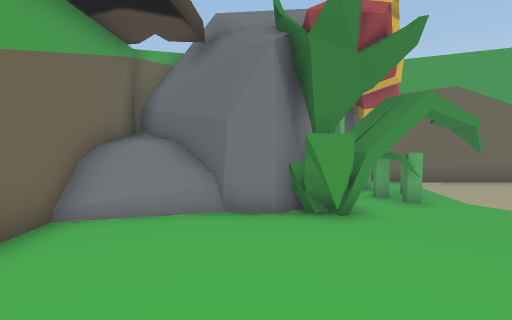
View 1 (above)

16 first-person views from a walk through a 3-D level made in the Unity game engine. The camera is 1.4 m above the floor, tilts 4° down and sees 80° across. The floor is counted in squares, 1 m on a side. Each view is taken from the middle of a square. On the plan, view 1 faces up. The plan holds only what a view shows up to about 14 squares ahead; the rest is blank. The place goes on beyond the plan. The player character is not drawn.

View 2
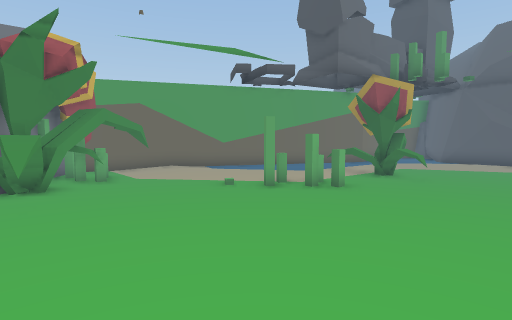

View 3
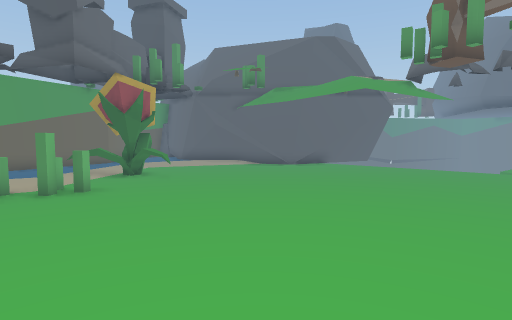

View 4
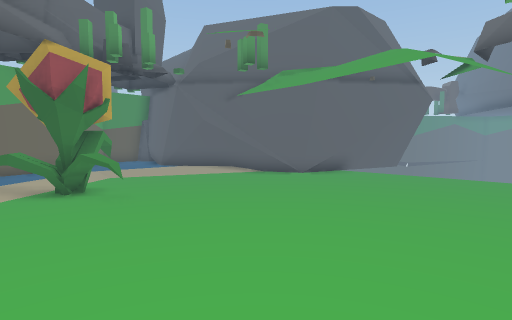

View 5
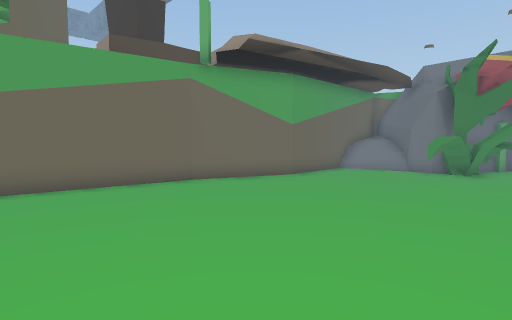

View 6
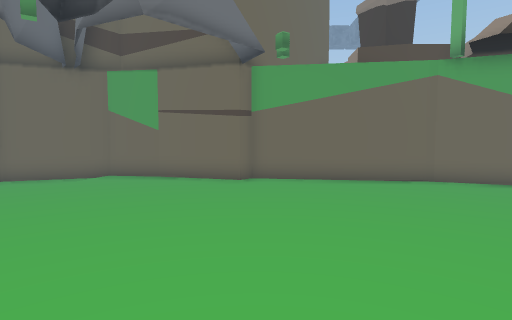

View 7
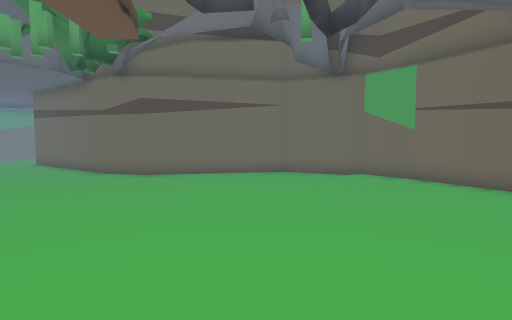

View 8
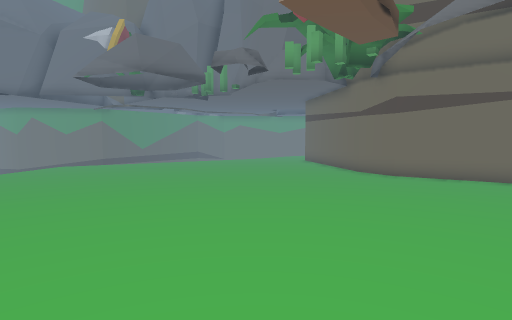

View 9
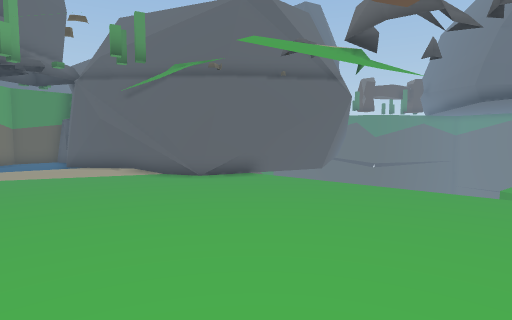

View 10
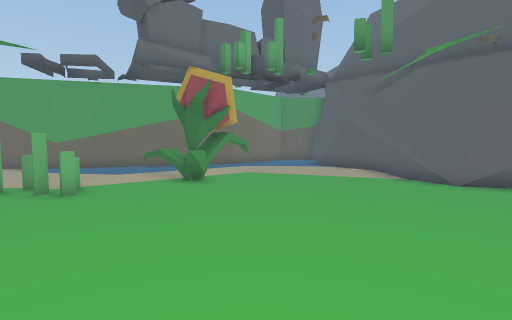

View 11
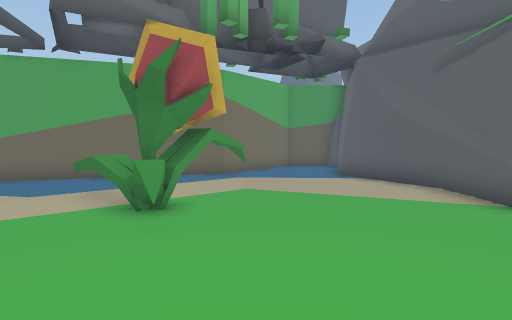

View 12
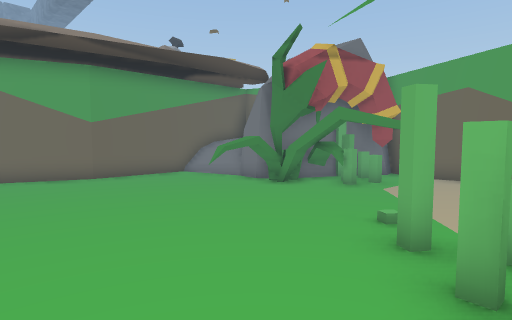

View 13
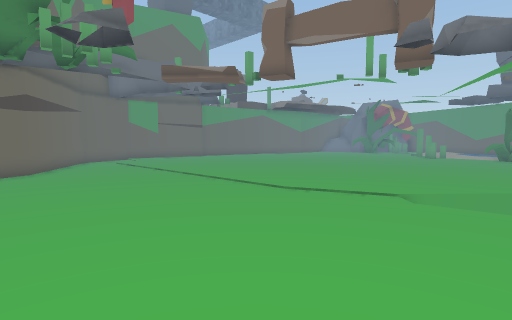

View 14
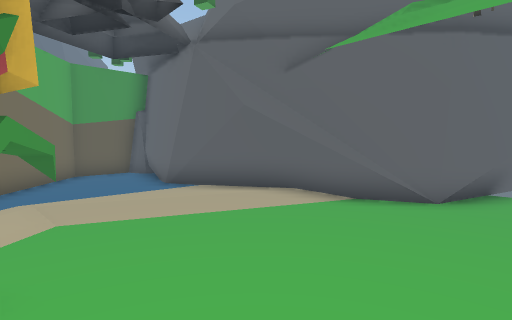

View 15
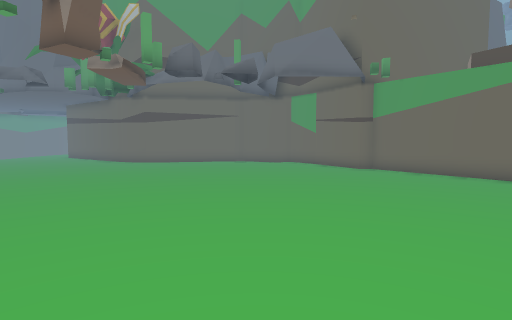

View 16
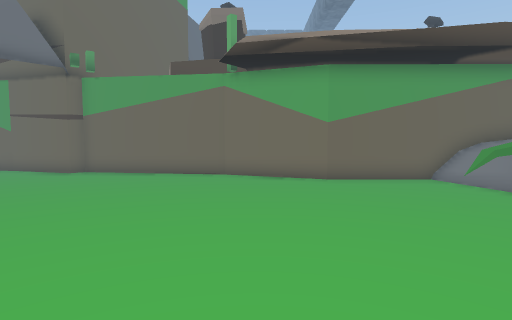

### Floor plan
Points are (right, up) in squares from view 1. A wall is a line through its corners. A room is listed if a view was taken in it or the views show most of it. See-through windows are left out.
Room 1 (views 1, 2, 3, 4, 5, 6, 7, 8, 9, 10, 11, 12, 13, 14, 15, 16)
walls: (12.6, 0.8) (11.9, 1.1); (16.4, -5.6) (18.5, 0.2) (19, 0.6); (13.3, 0.6) (12.1, 0.4); (16.7, -6.3) (17, -3.4); (17, -4.9) (17, -3.4); (17.2, -9.3) (16.7, -5.9); (17.1, -4) (17.1, -2.4); (14.4, 0.9) (13.1, 0.5); (1.2, 3.7) (0.9, 3.1) (0.8, 3.7); (17.1, -2.9) (17.8, -1); (-4.8, -2.1) (-5.7, -8.1) (-5.3, -8.5) (-6.2, -11.7); (14.7, 1.1) (14.3, 0.9); (1.5, 4.7) (1.1, 3.5) (0.7, 3.6) (0.8, 4.7); (17.6, -1.4) (18.8, 0.5); (-6.2, -11.5) (-6.5, -13.5) (-5.3, -16.6) (-0.4, -19.9) (0.4, -21.4) (0.7, -22.6); (2, 5.4) (1.5, 6.7); (3.1, 5.9) (1.7, 5.3); (1.7, 5.6) (1.5, 4.6); (1.4, 5.5) (0.9, 5.7); (18.7, -11.6) (17.2, -8.7); (2.4, 6.1) (1.7, 6.3); (18.9, -11.5) (16.9, -7.8); (1.2, 6.3) (0.5, 5.7) (-0.6, 5.9) (-2.6, 8); (5.5, 7.3) (4.8, 6.8); (1.5, 7.5) (0.7, 5.9); (19.2, 0.7) (21.5, 2.2); (4, 8.8) (3.8, 8.5) (3.1, 8.7); (3.1, 9.6) (1.3, 7.2); (-3.4, 8) (-3.4, 1.5) (-4.9, -2.2); (21.3, 2) (21.4, 2.5); (21.4, 2.3) (21.7, 2.8) (20.3, 4.1) (16.2, 3.8) (5.2, 9.5)
low walls: (11.3, -0.8) (11, -0.7) (11.2, 0.3); (11.2, 0.1) (11.4, 0.7); (11.4, 0.6) (11, 1.8); (12.1, 0.4) (12, 0.8); (12.2, 0.4) (11.4, 0.7); (11.8, 1.1) (11.2, 1.7); (11.9, 1.1) (11.3, 0.9) (11.2, 1.1); (11, 1.7) (10.9, 2.3); (16.7, -5.7) (16.7, -4.5); (19.1, -11) (16.5, -6.2) (16.8, -4.7); (19.1, -11.4) (16.7, -7.1); (1.7, 6.3) (1.9, 5.6) (0.9, 5.7) (0.7, 6); (1.8, 6.7) (2.2, 5.6); (-0.7, 5.9) (-2.2, 5.5); (-2.4, 5.4) (-3.3, 5.2); (2.1, 8.2) (1.3, 6.8); (19.7, 1.2) (21.3, 2)
ways out: gap at (11, 0); gap at (11, 2)
objects: other object (3, 7); other object (8, 1)

Where each view was taken, in squares from view 1:
view 1: 0 up, 0 right, facing up
view 2: 4 down, 0 right, facing up-right
view 3: 4 down, 0 right, facing right
view 4: 4 down, 4 right, facing right
view 5: 8 down, 4 right, facing up-left
view 6: 8 down, 5 right, facing left
view 7: 8 down, 5 right, facing down-left
view 8: 8 down, 5 right, facing down
view 9: 8 down, 5 right, facing right
view 10: 8 down, 6 right, facing up-right
view 11: 5 down, 9 right, facing up-right
view 12: 2 down, 8 right, facing up-left
view 13: 22 down, 14 right, facing up-left
view 14: 2 down, 10 right, facing right
view 15: 2 down, 8 right, facing down-left
view 16: 1 down, 7 right, facing left
